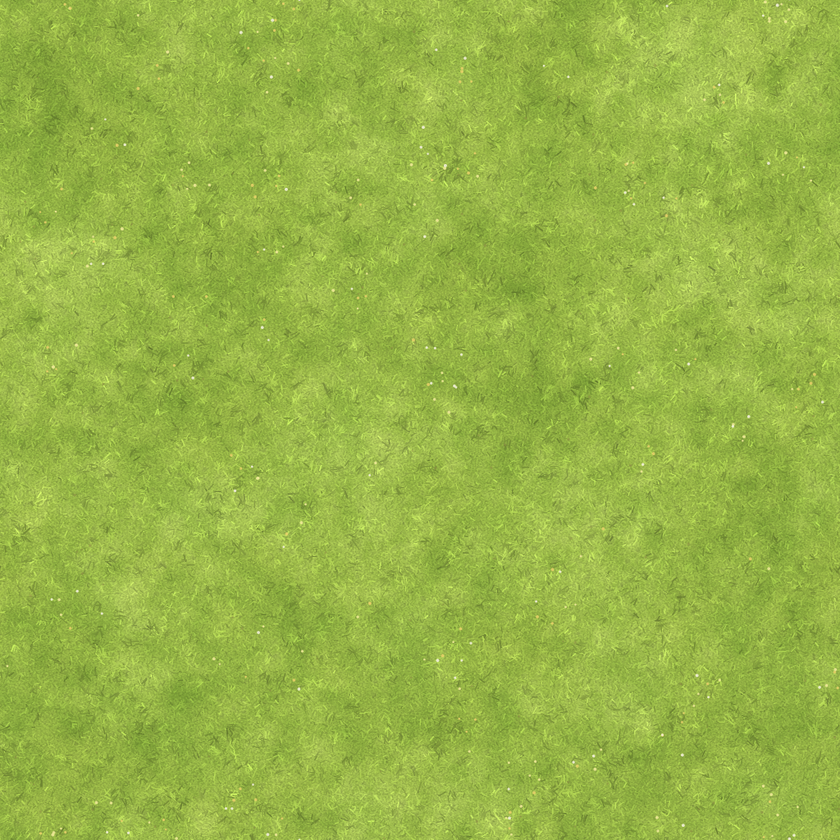
#> input picture assets-src/ground/meadow.png, 840 x 840 px, shrunk from 1024 x 1024 before the run
$ python ktx2.py ../assets-src/ground/meadow.png out.png
#> lines starting #> are read from the running program, lines starting #| are printed output that depends on the picture
# ==============================================================================
# tools/ktx2.py
#
# Writes KTX2 textures for Nezumi (Render/Core/Image/Ktx2.hpp): a premultiplied
# mip chain, block-compressed, in the file the engine uploads as is.
#
#   python3 tools/ktx2.py in.png out.ktx2 --levels 0 --format bc7   # full chain
#
# or, from another tool:
#
#   import ktx2
#   ktx2.save(rgba, "out.ktx2", levels=4, fmt="bc7")   # rgba: HxWx4 uint8, straight alpha
#
# Mips match Nezumi's own (Image.cpp): premultiply x * a / 255 rounded to
# nearest, then 2x2 box filters in premultiplied alpha. Formats:
#   bc7    RGBA, 1 byte per pixel (etcpak's BC7 encoder, linear weights)
#   bc4    one channel (the red one), 0.5 byte per pixel; for masks
#   rgba8  uncompressed, 4 bytes per pixel
#
# The data format descriptor flags RGBA data as premultiplied, which Nezumi
# requires of sprite sheet pages. No supercompression. Needs numpy, Pillow and
# etcpak (pip install etcpak).
# ==============================================================================

import argparse
import struct
import sys

import numpy as np

IDENTIFIER = b"\xabKTX 20\xbb\r\n\x1a\n"

# vkFormat, bytes per block, block size (px)
FORMATS = {
    "rgba8": (37,  4, 1),  # VK_FORMAT_R8G8B8A8_UNORM
    "bc4":   (139, 8, 4),  # VK_FORMAT_BC4_UNORM_BLOCK
    "bc7":   (145, 16, 4), # VK_FORMAT_BC7_UNORM_BLOCK
}

# ------------------------------------------------------------------------------
# Mips
# ------------------------------------------------------------------------------

def premultiply(rgba):
    """x * a / 255 rounded to nearest, exactly as Nezumi's premultiply_alpha."""
    a = rgba[..., 3:4].astype(np.uint32)
    t = rgba[..., :3].astype(np.uint32) * a + 128
    out = rgba.copy()
    out[..., :3] = ((t + (t >> 8)) >> 8).astype(np.uint8)
    return out

def half_size(img):
    """2x2 box filter, sizes floor-halved (never below 1), an odd last row or
    column folded into the last output one: Nezumi's half_size."""
    h, w = img.shape[:2]
    oh, ow = max(h // 2, 1), max(w // 2, 1)
    src = img.astype(np.uint32)

    def spans(n, on):
        out = []
        for i in range(on):
            a = min(2 * i, n - 1)
            b = n if i + 1 == on else min(2 * i + 2, n)
            out.append((a, max(b, a + 1)))
        return out

    if h % 2 == 0 and w % 2 == 0:
        s = src[0::2, 0::2] + src[1::2, 0::2] + src[0::2, 1::2] + src[1::2, 1::2]
        return ((s + 2) // 4).astype(np.uint8)

    out = np.zeros((oh, ow, img.shape[2]), np.uint8)
    for y, (y0, y1) in enumerate(spans(h, oh)):
        for x, (x0, x1) in enumerate(spans(w, ow)):
            block = src[y0:y1, x0:x1].reshape(-1, img.shape[2])
            n = block.shape[0]
            out[y, x] = (block.sum(axis=0) + n // 2) // n
    return out

def full_chain_levels(w, h):
    n, s = 1, max(w, h)
    while s > 1:
        s //= 2
        n += 1
    return n

def mip_chain(rgba, levels):
    """Premultiplied levels, largest first. levels = 0: the full chain."""
    h, w = rgba.shape[:2]
    full = full_chain_levels(w, h)
    levels = full if levels == 0 else min(levels, full)
    chain = [premultiply(rgba)]
    for _ in range(1, levels):
        chain.append(half_size(chain[-1]))
    return chain

# ------------------------------------------------------------------------------
# Encoding
# ------------------------------------------------------------------------------

def _pad_to_blocks(img, block):
    """Repeat the last row/column out to whole blocks (only the in-bounds
    pixels are ever sampled)."""
    h, w = img.shape[:2]
    ph, pw = -h % block, -w % block
    if ph or pw:
        img = np.pad(img, ((0, ph), (0, pw), (0, 0)), mode="edge")
    return np.ascontiguousarray(img)

def encode(level, fmt):
    import etcpak
    _, _, block = FORMATS[fmt]
    if fmt == "rgba8":
        return np.ascontiguousarray(level).tobytes()
    img = _pad_to_blocks(level, block)
    h, w = img.shape[:2]
    if fmt == "bc4":
        red = np.repeat(img[..., :1], 4, axis=2) # etcpak reads RGBA; BC4 takes red
        return etcpak.compress_bc4(np.ascontiguousarray(red).tobytes(), w, h)
    params = etcpak.BC7CompressBlockParams()
    params.init_linear_weights()   # premultiplied data: no perceptual weighting
    params.m_uber_level = 4
    params.m_max_partitions = 64
    return etcpak.compress_bc7(img.tobytes(), w, h, params)

# ------------------------------------------------------------------------------
# File
# ------------------------------------------------------------------------------

# [47 lines left out: functions _dfd, write, not called in this run]

def save(rgba, path, levels=0, fmt="bc7"):
    """Straight-alpha HxWx4 uint8 -> premultiplied mip chain -> KTX2."""
    chain = mip_chain(rgba, levels)
    h, w = rgba.shape[:2]
    write(path, fmt, w, h, [encode(level, fmt) for level in chain])
    return len(chain)

# ------------------------------------------------------------------------------
# CLI
# ------------------------------------------------------------------------------

def main():
    from PIL import Image
    parser = argparse.ArgumentParser(description="PNG -> premultiplied, mipmapped, compressed KTX2.")
    parser.add_argument("src")
    parser.add_argument("dst")
    parser.add_argument("--levels", type=int, default=0, help="mip levels; 0 = the full chain")
    parser.add_argument("--format", default="bc7", choices=sorted(FORMATS))
    args = parser.parse_args()

    rgba = np.asarray(Image.open(args.src).convert("RGBA"))
#> rgba is the input picture: shape (840, 840, 4); mean R, G, B, A 151, 180.3, 71.3, 255
    n = save(rgba, args.dst, args.levels, args.format)
#> in premultiply, `a = rgba[..., 3:4].astype(np.uint32)`: a: shape (840, 840, 1) uint32; every value is 255
#> in premultiply, `t = rgba[..., :3].astype(np.uint32) * a + 128`:
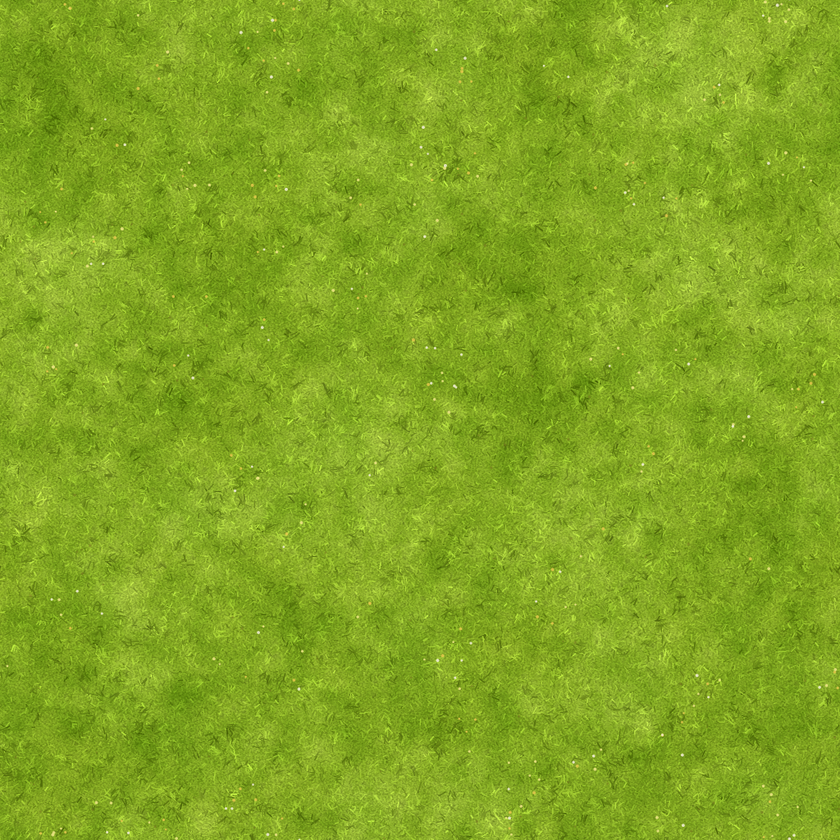
#> t: shape (840, 840, 3) uint32; mean R, G, B 38638.5, 46110.2, 18302.7; drawn with min black and max white
#> after the loop in mip_chain, `for _ in range(1, levels):`: chain = 10 items
#> (the call stopped at in encode, `params = etcpak.BC7CompressBlockParams()`: etcpak is not available in this run)
#> n = 10
    print(f"ktx2: {args.src} -> {args.dst} ({args.format}, {n} levels)")
#| ktx2: ../assets-src/ground/meadow.png -> out.png (bc7, 10 levels)

if __name__ == "__main__":
    sys.exit(main())
#> (the program exits here)
